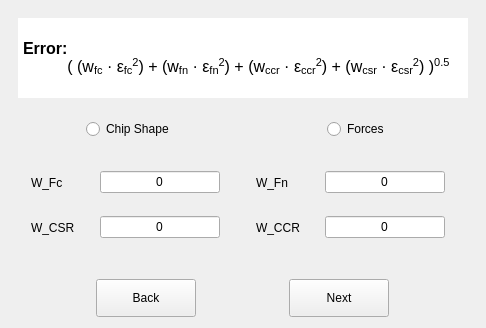
               <widget class="QFrame" name="frame_85">
                <property name="maximumSize">
                 <size>
                  <width>16777215</width>
                  <height>16777215</height>
                 </size>
                </property>
                <property name="frameShape">
                 <enum>QFrame::Shape::NoFrame</enum>
                </property>
                <property name="frameShadow">
                 <enum>QFrame::Shadow::Raised</enum>
                </property>
                <layout class="QVBoxLayout" name="verticalLayout_90">
                 <property name="spacing">
                  <number>0</number>
                 </property>
                 <property name="leftMargin">
                  <number>0</number>
                 </property>
                 <property name="topMargin">
                  <number>0</number>
                 </property>
                 <property name="rightMargin">
                  <number>0</number>
                 </property>
                 <property name="bottomMargin">
                  <number>0</number>
                 </property>
                 <item>
                  <widget class="QFrame" name="frame_158">
                   <property name="maximumSize">
                    <size>
                     <width>16777215</width>
                     <height>16777215</height>
                    </size>
                   </property>
                   <property name="styleSheet">
                    <string notr="true"/>
                   </property>
                   <property name="frameShape">
                    <enum>QFrame::Shape::NoFrame</enum>
                   </property>
                   <property name="frameShadow">
                    <enum>QFrame::Shadow::Raised</enum>
                   </property>
                   <layout class="QVBoxLayout" name="verticalLayout_92">
                    <item>
                     <widget class="QFrame" name="frame_166">
                      <property name="minimumSize">
                       <size>
                        <width>0</width>
                        <height>250</height>
                       </size>
                      </property>
                      <property name="maximumSize">
                       <size>
                        <width>500</width>
                        <height>16777215</height>
                       </size>
                      </property>
                      <property name="styleSheet">
                       <string notr="true"/>
                      </property>
                      <property name="frameShape">
                       <enum>QFrame::Shape::NoFrame</enum>
                      </property>
                      <property name="frameShadow">
                       <enum>QFrame::Shadow::Raised</enum>
                      </property>
                      <layout class="QVBoxLayout" name="verticalLayout_93">
                       <item>
                        <widget class="QFrame" name="frame_167">
                         <property name="minimumSize">
                          <size>
                           <width>0</width>
                           <height>80</height>
                          </size>
                         </property>
                         <property name="maximumSize">
                          <size>
                           <width>16777215</width>
                           <height>80</height>
                          </size>
                         </property>
                         <property name="styleSheet">
                          <string notr="true">background-color: rgb(255, 255, 255);</string>
                         </property>
                         <property name="frameShape">
                          <enum>QFrame::Shape::NoFrame</enum>
                         </property>
                         <property name="frameShadow">
                          <enum>QFrame::Shadow::Raised</enum>
                         </property>
                         <layout class="QHBoxLayout" name="horizontalLayout_175">
                          <property name="spacing">
                           <number>0</number>
                          </property>
                          <property name="leftMargin">
                           <number>5</number>
                          </property>
                          <property name="topMargin">
                           <number>0</number>
                          </property>
                          <property name="rightMargin">
                           <number>5</number>
                          </property>
                          <property name="bottomMargin">
                           <number>0</number>
                          </property>
                          <item>
                           <widget class="QLabel" name="label_34">
                            <property name="maximumSize">
                             <size>
                              <width>16777215</width>
                              <height>16777215</height>
                             </size>
                            </property>
                            <property name="font">
                             <font>
                              <pointsize>12</pointsize>
                             </font>
                            </property>
                            <property name="layoutDirection">
                             <enum>Qt::LayoutDirection::LeftToRight</enum>
                            </property>
                            <property name="styleSheet">
                             <string notr="true">background-color: rgb(255, 255, 255);
border-radius: 5px;</string>
                            </property>
                            <property name="text">
                             <string>&lt;html&gt;&lt;head/&gt;&lt;body&gt;&lt;p&gt;&lt;span style=&quot; font-weight:700;&quot;&gt;Error:&lt;/span&gt;&lt;br/&gt;&lt;span style=&quot; color:#ffffff;&quot;&gt;..........&lt;/span&gt;( (w&lt;span style=&quot; vertical-align:sub;&quot;&gt;fc&lt;/span&gt; · ε&lt;span style=&quot; vertical-align:sub;&quot;&gt;fc&lt;/span&gt;&lt;span style=&quot; vertical-align:super;&quot;&gt;2&lt;/span&gt;) + (w&lt;span style=&quot; vertical-align:sub;&quot;&gt;fn&lt;/span&gt; · ε&lt;span style=&quot; vertical-align:sub;&quot;&gt;fn&lt;/span&gt;&lt;span style=&quot; vertical-align:super;&quot;&gt;2&lt;/span&gt;) + (w&lt;span style=&quot; vertical-align:sub;&quot;&gt;ccr&lt;/span&gt; · ε&lt;span style=&quot; vertical-align:sub;&quot;&gt;ccr&lt;/span&gt;&lt;span style=&quot; vertical-align:super;&quot;&gt;2&lt;/span&gt;) + (w&lt;span style=&quot; vertical-align:sub;&quot;&gt;csr&lt;/span&gt; · ε&lt;span style=&quot; vertical-align:sub;&quot;&gt;csr&lt;/span&gt;&lt;span style=&quot; vertical-align:super;&quot;&gt;2&lt;/span&gt;) )&lt;span style=&quot; vertical-align:super;&quot;&gt;0.5&lt;/span&gt;&lt;/p&gt;&lt;/body&gt;&lt;/html&gt;</string>
                            </property>
                            <property name="alignment">
                             <set>Qt::AlignmentFlag::AlignLeading|Qt::AlignmentFlag::AlignLeft|Qt::AlignmentFlag::AlignVCenter</set>
                            </property>
                           </widget>
                          </item>
                         </layout>
                        </widget>
                       </item>
                       <item>
                        <widget class="QFrame" name="frame_87">
                         <property name="minimumSize">
                          <size>
                           <width>0</width>
                           <height>0</height>
                          </size>
                         </property>
                         <property name="maximumSize">
                          <size>
                           <width>16777215</width>
                           <height>50</height>
                          </size>
                         </property>
                         <property name="styleSheet">
                          <string notr="true"/>
                         </property>
                         <property name="frameShape">
                          <enum>QFrame::Shape::NoFrame</enum>
                         </property>
                         <property name="frameShadow">
                          <enum>QFrame::Shadow::Plain</enum>
                         </property>
                         <layout class="QHBoxLayout" name="horizontalLayout_184">
                          <property name="leftMargin">
                           <number>0</number>
                          </property>
                          <property name="topMargin">
                           <number>0</number>
                          </property>
                          <property name="rightMargin">
                           <number>0</number>
                          </property>
                          <property name="bottomMargin">
                           <number>0</number>
                          </property>
                          <item>
                           <widget class="QFrame" name="frame_163">
                            <property name="layoutDirection">
                             <enum>Qt::LayoutDirection::LeftToRight</enum>
                            </property>
                            <property name="frameShape">
                             <enum>QFrame::Shape::NoFrame</enum>
                            </property>
                            <property name="frameShadow">
                             <enum>QFrame::Shadow::Plain</enum>
                            </property>
                            <layout class="QHBoxLayout" name="horizontalLayout_173">
                             <item>
                              <widget class="QRadioButton" name="chip">
                               <property name="minimumSize">
                                <size>
                                 <width>85</width>
                                 <height>0</height>
                                </size>
                               </property>
                               <property name="maximumSize">
                                <size>
                                 <width>85</width>
                                 <height>16777215</height>
                                </size>
                               </property>
                               <property name="text">
                                <string>Chip Shape</string>
                               </property>
                              </widget>
                             </item>
                            </layout>
                           </widget>
                          </item>
                          <item>
                           <widget class="QFrame" name="frame_160">
                            <property name="sizePolicy">
                             <sizepolicy hsizetype="Preferred" vsizetype="Preferred">
                              <horstretch>0</horstretch>
                              <verstretch>0</verstretch>
                             </sizepolicy>
                            </property>
                            <property name="layoutDirection">
                             <enum>Qt::LayoutDirection::LeftToRight</enum>
                            </property>
                            <property name="styleSheet">
                             <string notr="true"/>
                            </property>
                            <property name="frameShape">
                             <enum>QFrame::Shape::NoFrame</enum>
                            </property>
                            <property name="frameShadow">
                             <enum>QFrame::Shadow::Plain</enum>
                            </property>
                            <layout class="QHBoxLayout" name="horizontalLayout_169">
                             <property name="spacing">
                              <number>0</number>
                             </property>
                             <property name="leftMargin">
                              <number>0</number>
                             </property>
                             <property name="topMargin">
                              <number>0</number>
                             </property>
                             <property name="rightMargin">
                              <number>0</number>
                             </property>
                             <property name="bottomMargin">
                              <number>0</number>
                             </property>
                             <item>
                              <widget class="QRadioButton" name="forces">
                               <property name="minimumSize">
                                <size>
                                 <width>0</width>
                                 <height>0</height>
                                </size>
                               </property>
                               <property name="maximumSize">
                                <size>
                                 <width>60</width>
                                 <height>16777215</height>
                                </size>
                               </property>
                               <property name="text">
                                <string>Forces</string>
                               </property>
                               <property name="checked">
                                <bool>false</bool>
                               </property>
                              </widget>
                             </item>
                            </layout>
                           </widget>
                          </item>
                         </layout>
                        </widget>
                       </item>
                       <item>
                        <widget class="QFrame" name="frame_168">
                         <property name="minimumSize">
                          <size>
                           <width>450</width>
                           <height>0</height>
                          </size>
                         </property>
                         <property name="maximumSize">
                          <size>
                           <width>450</width>
                           <height>16777215</height>
                          </size>
                         </property>
                         <property name="frameShape">
                          <enum>QFrame::Shape::NoFrame</enum>
                         </property>
                         <property name="frameShadow">
                          <enum>QFrame::Shadow::Raised</enum>
                         </property>
                         <layout class="QVBoxLayout" name="verticalLayout_94">
                          <property name="spacing">
                           <number>0</number>
                          </property>
                          <property name="leftMargin">
                           <number>0</number>
                          </property>
                          <property name="topMargin">
                           <number>0</number>
                          </property>
                          <property name="rightMargin">
                           <number>0</number>
                          </property>
                          <property name="bottomMargin">
                           <number>0</number>
                          </property>
                          <item>
                           <widget class="QFrame" name="frame_169">
                            <property name="frameShape">
                             <enum>QFrame::Shape::NoFrame</enum>
                            </property>
                            <property name="frameShadow">
                             <enum>QFrame::Shadow::Raised</enum>
                            </property>
                            <layout class="QHBoxLayout" name="horizontalLayout_176">
                             <property name="spacing">
                              <number>0</number>
                             </property>
                             <property name="leftMargin">
                              <number>0</number>
                             </property>
                             <property name="topMargin">
                              <number>0</number>
                             </property>
                             <property name="rightMargin">
                              <number>0</number>
                             </property>
                             <property name="bottomMargin">
                              <number>0</number>
                             </property>
                             <item>
                              <widget class="QFrame" name="frame_170">
                               <property name="frameShape">
                                <enum>QFrame::Shape::NoFrame</enum>
                               </property>
                               <property name="frameShadow">
                                <enum>QFrame::Shadow::Raised</enum>
                               </property>
                               <layout class="QHBoxLayout" name="horizontalLayout_177">
                                <property name="leftMargin">
                                 <number>0</number>
                                </property>
                                <property name="topMargin">
                                 <number>0</number>
                                </property>
                                <property name="bottomMargin">
                                 <number>0</number>
                                </property>
                                <item>
                                 <widget class="QLabel" name="label_35">
                                  <property name="minimumSize">
                                   <size>
                                    <width>50</width>
                                    <height>0</height>
                                   </size>
                                  </property>
                                  <property name="maximumSize">
                                   <size>
                                    <width>50</width>
                                    <height>16777215</height>
                                   </size>
                                  </property>
                                  <property name="text">
                                   <string>W_Fc</string>
                                  </property>
                                 </widget>
                                </item>
                                <item>
                                 <widget class="QLineEdit" name="wfc">
                                  <property name="enabled">
                                   <bool>true</bool>
                                  </property>
                                  <property name="minimumSize">
                                   <size>
                                    <width>120</width>
                                    <height>0</height>
                                   </size>
                                  </property>
                                  <property name="maximumSize">
                                   <size>
                                    <width>120</width>
                                    <height>16777215</height>
                                   </size>
                                  </property>
                                  <property name="text">
                                   <string>0</string>
                                  </property>
                                  <property name="alignment">
                                   <set>Qt::AlignmentFlag::AlignCenter</set>
                                  </property>
                                 </widget>
                                </item>
                               </layout>
                              </widget>
                             </item>
                             <item>
                              <widget class="QFrame" name="frame_172">
                               <property name="frameShape">
                                <enum>QFrame::Shape::NoFrame</enum>
                               </property>
                               <property name="frameShadow">
                                <enum>QFrame::Shadow::Raised</enum>
                               </property>
                               <layout class="QHBoxLayout" name="horizontalLayout_178">
                                <property name="leftMargin">
                                 <number>0</number>
                                </property>
                                <property name="topMargin">
                                 <number>0</number>
                                </property>
                                <property name="bottomMargin">
                                 <number>0</number>
                                </property>
                                <item>
                                 <widget class="QLabel" name="label_36">
                                  <property name="minimumSize">
                                   <size>
                                    <width>50</width>
                                    <height>0</height>
                                   </size>
                                  </property>
                                  <property name="maximumSize">
                                   <size>
                                    <width>50</width>
                                    <height>16777215</height>
                                   </size>
                                  </property>
                                  <property name="text">
                                   <string>W_Fn</string>
                                  </property>
                                 </widget>
                                </item>
                                <item>
                                 <widget class="QLineEdit" name="wfn">
                                  <property name="enabled">
                                   <bool>true</bool>
                                  </property>
                                  <property name="minimumSize">
                                   <size>
                                    <width>120</width>
                                    <height>0</height>
                                   </size>
                                  </property>
                                  <property name="maximumSize">
                                   <size>
                                    <width>120</width>
                                    <height>16777215</height>
                                   </size>
                                  </property>
                                  <property name="text">
                                   <string>0</string>
                                  </property>
                                  <property name="alignment">
                                   <set>Qt::AlignmentFlag::AlignCenter</set>
                                  </property>
                                 </widget>
                                </item>
                               </layout>
                              </widget>
                             </item>
                            </layout>
                           </widget>
                          </item>
                          <item>
                           <widget class="QFrame" name="frame_173">
                            <property name="frameShape">
                             <enum>QFrame::Shape::NoFrame</enum>
                            </property>
                            <property name="frameShadow">
                             <enum>QFrame::Shadow::Raised</enum>
                            </property>
                            <layout class="QHBoxLayout" name="horizontalLayout_179">
                             <property name="spacing">
                              <number>0</number>
                             </property>
                             <property name="leftMargin">
                              <number>0</number>
                             </property>
                             <property name="topMargin">
                              <number>0</number>
                             </property>
                             <property name="rightMargin">
                              <number>0</number>
                             </property>
                             <property name="bottomMargin">
                              <number>0</number>
                             </property>
                             <item>
                              <widget class="QFrame" name="frame_174">
                               <property name="frameShape">
                                <enum>QFrame::Shape::NoFrame</enum>
                               </property>
                               <property name="frameShadow">
                                <enum>QFrame::Shadow::Raised</enum>
                               </property>
                               <layout class="QHBoxLayout" name="horizontalLayout_180">
                                <property name="leftMargin">
                                 <number>0</number>
                                </property>
                                <property name="topMargin">
                                 <number>0</number>
                                </property>
                                <property name="bottomMargin">
                                 <number>0</number>
                                </property>
                                <item>
                                 <widget class="QLabel" name="label_37">
                                  <property name="minimumSize">
                                   <size>
                                    <width>50</width>
                                    <height>0</height>
                                   </size>
                                  </property>
                                  <property name="maximumSize">
                                   <size>
                                    <width>50</width>
                                    <height>16777215</height>
                                   </size>
                                  </property>
                                  <property name="text">
                                   <string>W_CSR</string>
                                  </property>
                                 </widget>
                                </item>
                                <item>
                                 <widget class="QLineEdit" name="wcsr">
                                  <property name="enabled">
                                   <bool>true</bool>
                                  </property>
                                  <property name="minimumSize">
                                   <size>
                                    <width>120</width>
                                    <height>0</height>
                                   </size>
                                  </property>
                                  <property name="maximumSize">
                                   <size>
                                    <width>120</width>
                                    <height>16777215</height>
                                   </size>
                                  </property>
                                  <property name="text">
                                   <string>0</string>
                                  </property>
                                  <property name="alignment">
                                   <set>Qt::AlignmentFlag::AlignCenter</set>
                                  </property>
                                 </widget>
                                </item>
                               </layout>
                              </widget>
                             </item>
                             <item>
                              <widget class="QFrame" name="frame_175">
                               <property name="frameShape">
                                <enum>QFrame::Shape::NoFrame</enum>
                               </property>
                               <property name="frameShadow">
                                <enum>QFrame::Shadow::Raised</enum>
                               </property>
                               <layout class="QHBoxLayout" name="horizontalLayout_181">
                                <property name="leftMargin">
                                 <number>0</number>
                                </property>
                                <property name="topMargin">
                                 <number>0</number>
                                </property>
                                <property name="bottomMargin">
                                 <number>0</number>
                                </property>
                                <item>
                                 <widget class="QLabel" name="label_91">
                                  <property name="minimumSize">
                                   <size>
                                    <width>50</width>
                                    <height>0</height>
                                   </size>
                                  </property>
                                  <property name="maximumSize">
                                   <size>
                                    <width>50</width>
                                    <height>16777215</height>
                                   </size>
                                  </property>
                                  <property name="text">
                                   <string>W_CCR</string>
                                  </property>
                                 </widget>
                                </item>
                                <item>
                                 <widget class="QLineEdit" name="wccr">
                                  <property name="enabled">
                                   <bool>true</bool>
                                  </property>
                                  <property name="minimumSize">
                                   <size>
                                    <width>120</width>
                                    <height>0</height>
                                   </size>
                                  </property>
                                  <property name="maximumSize">
                                   <size>
                                    <width>120</width>
                                    <height>16777215</height>
                                   </size>
                                  </property>
                                  <property name="text">
                                   <string>0</string>
                                  </property>
                                  <property name="alignment">
                                   <set>Qt::AlignmentFlag::AlignCenter</set>
                                  </property>
                                 </widget>
                                </item>
                               </layout>
                              </widget>
                             </item>
                            </layout>
                           </widget>
                          </item>
                         </layout>
                        </widget>
                       </item>
                      </layout>
                     </widget>
                    </item>
                   </layout>
                  </widget>
                 </item>
                 <item>
                  <widget class="QFrame" name="frame_159">
                   <property name="minimumSize">
                    <size>
                     <width>0</width>
                     <height>60</height>
                    </size>
                   </property>
                   <property name="maximumSize">
                    <size>
                     <width>16777215</width>
                     <height>60</height>
                    </size>
                   </property>
                   <property name="frameShape">
                    <enum>QFrame::Shape::NoFrame</enum>
                   </property>
                   <property name="frameShadow">
                    <enum>QFrame::Shadow::Raised</enum>
                   </property>
                   <layout class="QHBoxLayout" name="horizontalLayout_170">
                    <item>
                     <widget class="QPushButton" name="button_output_analysis_back">
                      <property name="minimumSize">
                       <size>
                        <width>100</width>
                        <height>38</height>
                       </size>
                      </property>
                      <property name="maximumSize">
                       <size>
                        <width>100</width>
                        <height>38</height>
                       </size>
                      </property>
                      <property name="styleSheet">
                       <string notr="true"/>
                      </property>
                      <property name="text">
                       <string>Back</string>
                      </property>
                     </widget>
                    </item>
                    <item>
                     <widget class="QPushButton" name="button_output_analysis_next">
                      <property name="minimumSize">
                       <size>
                        <width>100</width>
                        <height>38</height>
                       </size>
                      </property>
                      <property name="maximumSize">
                       <size>
                        <width>100</width>
                        <height>38</height>
                       </size>
                      </property>
                      <property name="styleSheet">
                       <string notr="true"/>
                      </property>
                      <property name="text">
                       <string>Next</string>
                      </property>
                     </widget>
                    </item>
                   </layout>
                  </widget>
                 </item>
                </layout>
               </widget>
